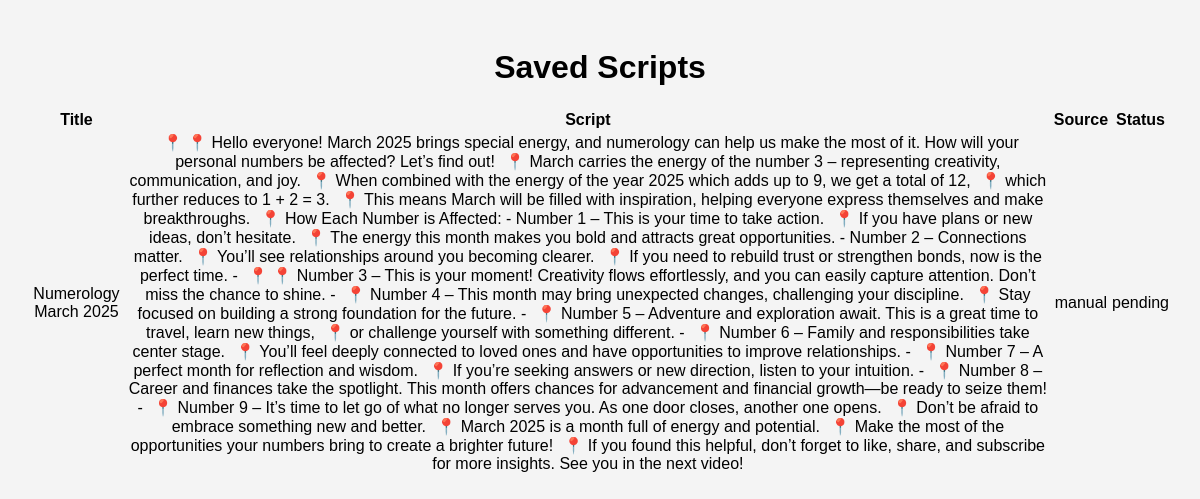
The app's page /history with its own data.
### tables this page shows
CREATE TABLE scripts (
            id INTEGER PRIMARY KEY AUTOINCREMENT,
            title TEXT,
            script TEXT,
            source TEXT,
            status TEXT DEFAULT 'pending'
        );

### app.py (the view)
@app.route("/history")
def history():
    conn = sqlite3.connect(DB_PATH)
    cursor = conn.cursor()
    cursor.execute("SELECT id, title, script, source, status FROM scripts ORDER BY id DESC")
    scripts = cursor.fetchall()
    conn.close()
    return render_template("history.html", scripts=scripts)

### templates/history.html (shortened to what this page needs)
<!DOCTYPE html>
<html lang="en">
<head>
    <link rel="stylesheet" href="{{ url_for('static', filename='styles.css') }}">
</head>
<body>
    <h1>Saved Scripts</h1>
    <table>
        <tr>
            <th>Title</th>
            <th>Script</th>
            <th>Source</th>
            <th>Status</th>
        </tr>
        {% for script in scripts %}
        <tr>
            <td>{{ script[1] }}</td>
            <td>{{ script[2] }}</td>
            <td>{{ script[3] }}</td>
            <td>{{ script[4] }}</td>
        </tr>
        {% endfor %}
    </table>
</body>
</html>

### static/styles.css (style rules this page uses)
body { font-family: 'Arial', sans-serif; text-align: center; background-color: #f4f4f4; padding: 20px; }

### records on screen
scripts: title "Numerology March 2025", script "📍 📍 Hello everyone! March 2025 brings special energy, and numerology can help us make the most of it. How will your personal numbers be affected? Let’s find out! 📍 March carries the energy of the number 3 – representing creativity, communication, and joy. 📍 When combined with the energy of the year 2025 which adds up to 9, we get a total of 12, 📍 which further reduces to 1 + 2 = 3. 📍 This means March will be filled with inspiration, helping everyone express themselves and make breakthroughs. 📍 How Each Number is Affected: - Number 1 – This is your time to take action. 📍 If you have plans or new ideas, don’t hesitate. 📍 The energy this month makes you bold and attracts great opportunities. -…", source "manual", status "pending"
